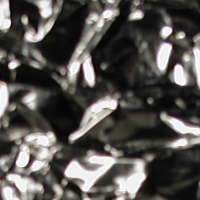
#> input picture TA01/imagens/15-scale_1_im_2_col.png, 200 x 200 px
$ python -i codigo.py   (imports and definitions only)   (older library calls are emulated)
#> lines starting #> are read from the running program, lines starting #| are printed output that depends on the picture
#> further down, picture is the input picture: shape (200, 200, 3); mean B, G, R 80.1, 82.8, 85.4
#!/usr/bin/env python3

"""Segmentação de imagens usando características de textura."""

import argparse
import csv
import json
import math
import sys
from pathlib import Path

import cv2
import numpy as np
from sklearn.cluster import MiniBatchKMeans
from sklearn.preprocessing import StandardScaler


# Formatos de imagem aceitos pelo programa.
EXTENSOES = [".jpg", ".jpeg", ".png", ".bmp", ".tif", ".tiff", ".webp"]
ORIENTACOES = [0, 45, 90, 135]

NOMES_DOS_FILTROS = [
    "gabor_0",
    "gabor_45",
    "gabor_90",
    "gabor_135",
    "circular_anel",
    "diferenca_gaussianas",
    "gradiente_sobel",
    "desvio_padrao_local",
]


# [131 lines left out: functions ler_argumentos, buscar_imagens, carregar_imagem, not called in this run]


def criar_filtro_circular(tamanho=15):
    eixo = np.arange(tamanho, dtype=np.float32)
    eixo = eixo - (tamanho - 1) / 2

    x, y = np.meshgrid(eixo, eixo)
    raio = np.sqrt(x * x + y * y)

    centro = raio <= tamanho * 0.18
    anel = (raio > tamanho * 0.28) & (raio <= tamanho * 0.46)

    filtro = np.zeros((tamanho, tamanho), dtype=np.float32)
    filtro[centro] = -1.0 / max(1, int(centro.sum()))
    filtro[anel] = 1.0 / max(1, int(anel.sum()))

    return filtro


def aplicar_filtros(imagem):
    imagem_float = imagem.astype(np.float32) / 255.0
    respostas = []

    # quatro filtros Gabor
    for angulo in ORIENTACOES:
        filtro_gabor = cv2.getGaborKernel(
            ksize=(15, 15),
            sigma=3.0,
            theta=math.radians(angulo),
            lambd=7.0,
            gamma=0.55,
            psi=0,
            ktype=cv2.CV_32F,
        )

        filtro_gabor = filtro_gabor - filtro_gabor.mean()
        soma = np.sum(np.abs(filtro_gabor)) + 1e-8
        filtro_gabor = filtro_gabor / soma

        resposta = cv2.filter2D(
            imagem_float,
            cv2.CV_32F,
            filtro_gabor,
            borderType=cv2.BORDER_REFLECT,
        )
        respostas.append(np.abs(resposta))
#> this loop made 4 passes
#> pass 3, in aplicar_filtros, `resposta = cv2.filter2D( imagem_float, cv2.CV_32F, filtro_gabor, borde..`:
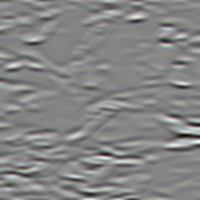
#> resposta: shape (200, 200, 3) float32; mean B, G, R 6.68e-09, 6.85e-09, 7.61e-09; drawn with min black and max white
#> after the loop, respostas = 4 items

    # Quinta característica: filtro circular centro-anel.
    resposta_circular = cv2.filter2D(
        imagem_float,
        cv2.CV_32F,
        criar_filtro_circular(),
        borderType=cv2.BORDER_REFLECT,
    )
#> in criar_filtro_circular, `eixo = np.arange(tamanho, dtype=np.float32)`: eixo = [0, 1, 2, 3, 4, 5, 6, 7, 8, 9, 10, 11, 12, 13, 14]
#> in criar_filtro_circular, `eixo = eixo - (tamanho - 1) / 2`: eixo = [-7, -6, -5, -4, -3, -2, -1, 0, 1, 2, 3, 4, 5, 6, 7]
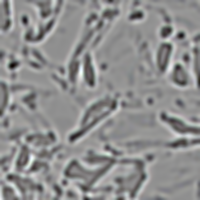
#> resposta_circular: shape (200, 200, 3) float32; mean B, G, R 3.51e-09, 1.41e-09, 3.48e-09; drawn with min black and max white
    respostas.append(np.abs(resposta_circular))

    # Sexta característica: diferença entre duas suavizações gaussianas.
    gaussiana_1 = cv2.GaussianBlur(imagem_float, (0, 0), sigmaX=1.0)
    gaussiana_2 = cv2.GaussianBlur(imagem_float, (0, 0), sigmaX=2.4)
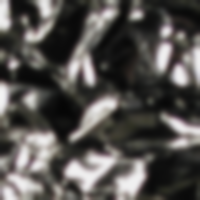
#> gaussiana_2: shape (200, 200, 3) float32; mean B, G, R 0.314, 0.324, 0.335
    respostas.append(np.abs(gaussiana_1 - gaussiana_2))

    # Sétima característica: intensidade do gradiente Sobel.
    gradiente_x = cv2.Sobel(imagem_float, cv2.CV_32F, 1, 0, ksize=3)
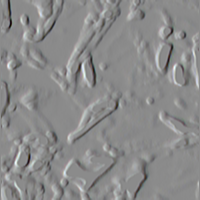
#> gradiente_x: shape (200, 200, 3) float32; mean B, G, R -0.0033, -0.00345, -0.00371; drawn with min black and max white
    gradiente_y = cv2.Sobel(imagem_float, cv2.CV_32F, 0, 1, ksize=3)
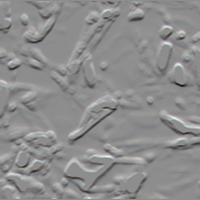
#> gradiente_y: shape (200, 200, 3) float32; mean B, G, R 0.00311, 0.00312, 0.00355; drawn with min black and max white
    respostas.append(cv2.magnitude(gradiente_x, gradiente_y))

    # O desvio-padrão local é a oitava característica.
    media = cv2.boxFilter(
        imagem_float,
        cv2.CV_32F,
        (9, 9),
        normalize=True,
    )
    media_quadrados = cv2.boxFilter(
        imagem_float * imagem_float,
        cv2.CV_32F,
        (9, 9),
        normalize=True,
    )
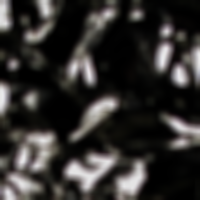
#> media_quadrados: shape (200, 200, 3) float32; mean B, G, R 0.184, 0.191, 0.199
    variancia = media_quadrados - media * media
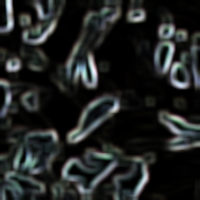
#> variancia: shape (200, 200, 3) float32; mean B, G, R 0.0237, 0.0243, 0.0225; drawn with min black and max white
    variancia = np.maximum(variancia, 0)
    respostas.append(np.sqrt(variancia))

    if len(respostas) != 8:
        raise RuntimeError("deveriam existir 8 respostas de textura")

    return respostas


# [302 lines left out: functions criar_descritor, criar_paleta, criar_nome_saida, salvar_imagem, validar_configuracao, validar_pastas and 7 more, not called in this run]


# [2 lines not run here, left out]

>>> import cv2
>>> picture = cv2.imread('imagens/15-scale_1_im_2_col.png')
>>> result = aplicar_filtros(picture)
#> result = 8 items

$ run again, on TA01/imagens/15-scale_1_im_5_col.png
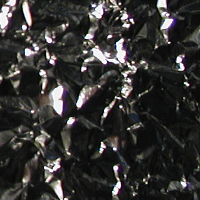
#> input picture TA01/imagens/15-scale_1_im_5_col.png, 200 x 200 px
#> picture is the input picture: shape (200, 200, 3); mean B, G, R 50, 51.4, 52.4
#> after the loop in aplicar_filtros, `for angulo in ORIENTACOES:`: respostas = 4 items
#> in criar_filtro_circular, `eixo = np.arange(tamanho, dtype=np.float32)`: eixo = [0, 1, 2, 3, 4, 5, 6, 7, 8, 9, 10, 11, 12, 13, 14]
#> in criar_filtro_circular, `eixo = eixo - (tamanho - 1) / 2`: eixo = [-7, -6, -5, -4, -3, -2, -1, 0, 1, 2, 3, 4, 5, 6, 7]
#> in aplicar_filtros, `resposta_circular = cv2.filter2D( imagem_float, cv2.CV_32F, criar_filt..`:
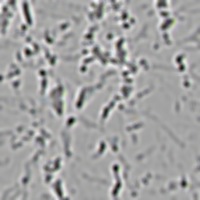
#> resposta_circular: shape (200, 200, 3) float32; mean B, G, R 2.59e-09, 1.52e-09, 1.51e-09; drawn with min black and max white
#> in aplicar_filtros, `variancia = media_quadrados - media * media`:
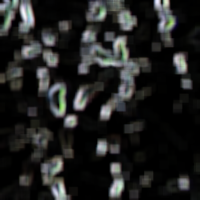
#> variancia: shape (200, 200, 3) float32; mean B, G, R 0.0251, 0.0257, 0.0251; drawn with min black and max white
#> result = 8 items

$ run again, on TA01/imagens/15-scale_1_im_7_col.png
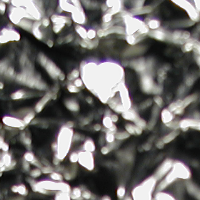
#> input picture TA01/imagens/15-scale_1_im_7_col.png, 200 x 200 px
#> picture is the input picture: shape (200, 200, 3); mean B, G, R 108.9, 110.6, 113
#> after the loop in aplicar_filtros, `for angulo in ORIENTACOES:`: respostas = 4 items
#> in criar_filtro_circular, `eixo = np.arange(tamanho, dtype=np.float32)`: eixo = [0, 1, 2, 3, 4, 5, 6, 7, 8, 9, 10, 11, 12, 13, 14]
#> in criar_filtro_circular, `eixo = eixo - (tamanho - 1) / 2`: eixo = [-7, -6, -5, -4, -3, -2, -1, 0, 1, 2, 3, 4, 5, 6, 7]
#> in aplicar_filtros, `media_quadrados = cv2.boxFilter( imagem_float * imagem_float, cv2.CV_3..`:
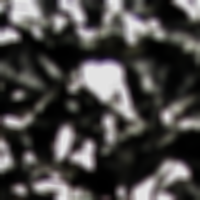
#> media_quadrados: shape (200, 200, 3) float32; mean B, G, R 0.272, 0.277, 0.284
#> in aplicar_filtros, `variancia = media_quadrados - media * media`:
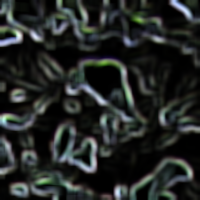
#> variancia: shape (200, 200, 3) float32; mean B, G, R 0.0265, 0.0275, 0.0252; drawn with min black and max white
#> result = 8 items

$ run again, on TA01/imagens/15-scale_1_im_8_col.png
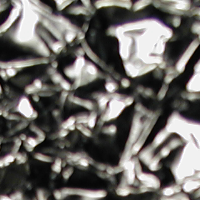
#> input picture TA01/imagens/15-scale_1_im_8_col.png, 200 x 200 px
#> picture is the input picture: shape (200, 200, 3); mean B, G, R 100.8, 104.2, 106.8
#> after the loop in aplicar_filtros, `for angulo in ORIENTACOES:`: respostas = 4 items
#> in criar_filtro_circular, `eixo = np.arange(tamanho, dtype=np.float32)`: eixo = [0, 1, 2, 3, 4, 5, 6, 7, 8, 9, 10, 11, 12, 13, 14]
#> in criar_filtro_circular, `eixo = eixo - (tamanho - 1) / 2`: eixo = [-7, -6, -5, -4, -3, -2, -1, 0, 1, 2, 3, 4, 5, 6, 7]
#> in aplicar_filtros, `variancia = media_quadrados - media * media`:
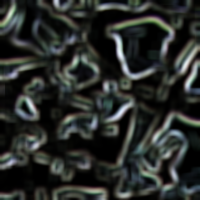
#> variancia: shape (200, 200, 3) float32; mean B, G, R 0.0297, 0.0315, 0.0293; drawn with min black and max white
#> result = 8 items
